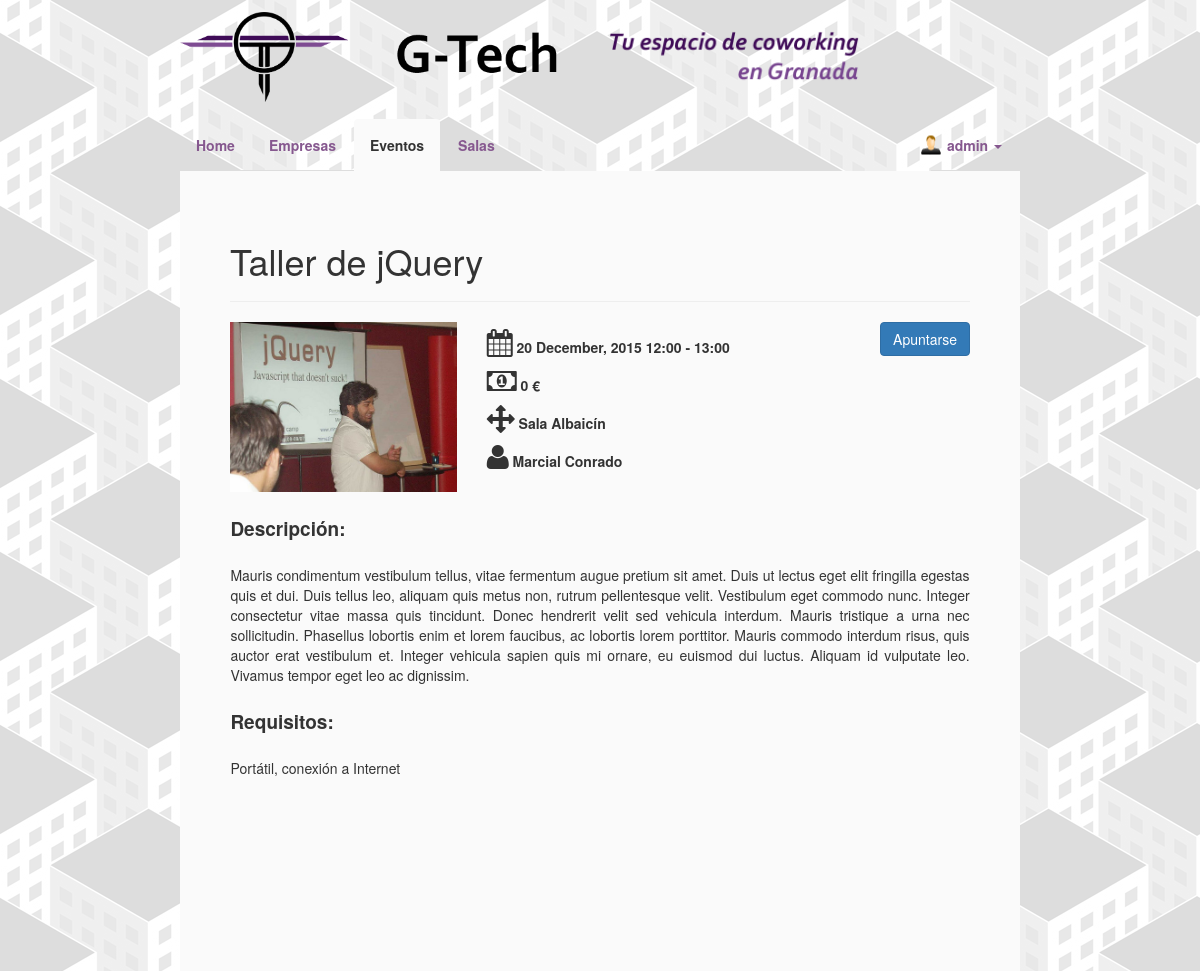
Screenshot of /G-Tech/evento.php?i=13 (signed in) with the database file from the repository.
### tables this page shows
CREATE TABLE IF NOT EXISTS `usuario` (
  `id` int(11) NOT NULL,
  `login` varchar(45) NOT NULL,
  `pass` varchar(45) NOT NULL,
  `email` varchar(45) NOT NULL,
  `nombre` varchar(45) NOT NULL,
  `telefono` varchar(45) DEFAULT NULL,
  `sexo` varchar(45) DEFAULT NULL,
  `pais` varchar(45) DEFAULT NULL,
  `localidad` varchar(45) DEFAULT NULL,
  `direccion` varchar(45) DEFAULT NULL,
  `codigoPostal` varchar(45) DEFAULT NULL,
  `imagen` varchar(45) NOT NULL
);

CREATE TABLE IF NOT EXISTS `evento` (
  `id` int(11) NOT NULL,
  `nombre` varchar(45) NOT NULL,
  `fechaInicio` datetime NOT NULL,
  `fechaFin` datetime NOT NULL,
  `precio` float NOT NULL,
  `plazas` int(11) NOT NULL,
  `descripcion` text NOT NULL,
  `requisitos` text NOT NULL,
  `imagen` varchar(45) NOT NULL,
  `sala` int(11) DEFAULT NULL,
  `empresa` int(11) DEFAULT NULL,
  `usuario` int(11) DEFAULT NULL,
  `promocion` int(11) NOT NULL DEFAULT '0',
  `baja` tinyint(1) NOT NULL DEFAULT '0'
);

### G-Tech/evento.php (the view, shortened to what this page needs)
<?php include 'header.php'; ?>
<section>
<?php
  $conn = dbConnect();
  $idEvento = $_GET['i'];
  $sql = "SELECT * FROM Evento WHERE Evento.id = '$idEvento';";
  $resultado = mysqli_query($conn, $sql);
  while ($eventos = mysqli_fetch_assoc($resultado)) {
    $idAlquiler = $eventos['sala'];
    $sql4 = "SELECT nombre FROM alquiler,sala WHERE alquiler.sala = sala.id AND alquiler.id= $idAlquiler;";
    $resultado4 = mysqli_query($conn, $sql4);
    if($resultado4){
      $nombreSala = mysqli_fetch_assoc($resultado4);
    }else{
      $nombreSala = '';
    }
    echo '<h1>';
    echo $eventos['nombre'];
    echo '<hr></h1>';
		echo '<article>';
    echo '<div class="eventos row">';
    echo '<div class="col-md-4 col-lg-4">';
    echo '<img class="logoEventoDetallado" src="';
    echo $eventos['imagen'];
    echo '">';
    echo '</div>';
    echo '<div class="col-md-6 col-lg-6">';
    echo '<p class="fechaEventoDetallado">';
    echo '<i class="fa fa-2x fa-calendar iconoEventoDetallado"></i>';
    $fechaInicio = explode(" ", $eventos['fechaInicio']);
    $fechaFin = explode(" ", $eventos['fechaFin']);
    $fecha = strtotime($eventos['fechaInicio']);
    $fecha2 = strtotime($eventos['fechaFin']);
    if(strtotime($fechaInicio[0])==strtotime($fechaFin[0])){
      echo ' '.date('j F, Y H:i', $fecha);
      echo ' - '.date('H:i', $fecha2);
    }else{
      echo ' '.date('j F, Y', $fecha);
      echo ' - '.date('j F, Y', $fecha2);
    }
    echo '</p>';
    echo '<p class="precioEventoDetallado">';
    echo '<i class="fa fa-2x fa-money iconoEventoDetallado"></i>';
    echo ' '.$eventos['precio'].' €';
    echo '</p>';
    echo '<p class="salaEventoDetallado"><i class="fa fa-2x fa-arrows iconoEventoDetallado"></i>';
    if($nombreSala==''){
      echo ' Ninguna sala asignada';
    }else{
      echo ' Sala '.$nombreSala['nombre'];
    }
    echo '</p>';
    echo '<p class="organizadorEventoDetallado">';
    $empresa = 0;
    if($eventos['empresa']!=''){
      $empresa = 1;
      $organiza = $eventos['empresa'];
      $sql2 = "SELECT Empresa.nombre, Empresa.representante FROM Empresa WHERE Empresa.id = '$organiza';";
      $resultado2 = mysqli_query($conn, $sql2);
      $nombreEmpresa = mysqli_fetch_assoc($resultado2);
      echo '<i class="fa fa-2x fa-university iconoEventoDetallado"></i>';
      echo ' '.$nombreEmpresa['nombre'];
      $representante = $nombreEmpresa['representante'];
    }else if($eventos['usuario']!=''){
      $organiza = $eventos['usuario'];
      $sql2 = "SELECT Usuario.nombre FROM Usuario WHERE Usuario.id = '$organiza';";
      $resultado2 = mysqli_query($conn, $sql2);
      $nombreUsuario = mysqli_fetch_assoc($resultado2);
      echo '<i class="fa fa-2x fa-user iconoEventoDetallado"></i>';
      echo ' '.$nombreUsuario['nombre'];
    }
    echo '</p>';
    echo '</div>';
    echo '<div class="col-md-2 col-lg-2">';
    if($eventos['baja']==0){
      if(isset($_SESSION['id'])) {
        if($empresa==0 && $organiza!=$_SESSION['id']) {
          $login = $_SESSION['id'];
          $sql3 = "SELECT * FROM Asistencia WHERE Asistencia.usuario = '$login' AND Asistencia.evento = '$idEvento';";
          $resultado3 = mysqli_query($conn, $sql3);
          $asiste = mysqli_num_rows($resultado3);
          $sql4 = "SELECT COUNT(*) AS usuariosApuntados FROM Asistencia WHERE Asistencia.evento = $idEvento;";
          $resultado4 = mysqli_query($conn, $sql4);
          $totalUsuariosApuntados = mysqli_fetch_assoc($resultado4);
          if($eventos['plazas']<=$totalUsuariosApuntados['usuariosApuntados']){
            echo '<input type="button" id="apuntarEvento" class="btn btn-danger btnApuntarseEvento" value="No hay plazas" disabled>';
          }else if($asiste>0){
            echo '<input type="button" id="apuntarEvento" onClick="DesapuntarEvento('.$idEvento.')" class="btn btn-danger btnApuntarseEvento" value="Desapuntarse">';
          }else{
            echo '<input type="button" id="apuntarEvento" onClick="ApuntarEvento('.$idEvento.')" class="btn btn-primary btnApuntarseEvento" value="Apuntarse">';
          }
        }else if($empresa==1){
          if($representante!=$_SESSION['id']){
            $login = $_SESSION['id'];
            $sql3 = "SELECT * FROM Asistencia WHERE Asistencia.usuario = '$login' AND Asistencia.evento = '$idEvento';";
            $resultado3 = mysqli_query($conn, $sql3);
            $asiste = mysqli_num_rows($resultado3);
            $sql4 = "SELECT COUNT(*) AS usuariosApuntados FROM Asistencia WHERE Asistencia.evento = $idEvento;";
            $resultado4 = mysqli_query($conn, $sql4);
            $totalUsuariosApuntados = mysqli_fetch_assoc($resultado4);
            if($eventos['plazas']<=$totalUsuariosApuntados['usuariosApuntados']){
              echo '<input type="button" id="apuntarEvento" class="btn btn-danger btnApuntarseEvento" value="No hay plazas" disabled>';
            }else if($asiste>0){
              echo '<input type="button" id="apuntarEvento" onClick="DesapuntarEvento('.$idEvento.')" class="btn btn-danger btnApuntarseEvento" value="Desapuntarse">';
            }else{
              echo '<input type="button" id="apuntarEvento" onClick="ApuntarEvento('.$idEvento.')" class="btn btn-primary btnApuntarseEvento" value="Apuntarse">';
            }
          }
        }
      }
    }
    echo '</div>';
    echo '</div>';
    echo '<div class="row">';
    echo '<p class="descripcionEventoDetallado etiquetaEventoDetallado">Descripción:</p>';
    echo '<p class="descripcionEventoDetallado">';
    echo $eventos['descripcion'];
    echo '</p>';
    echo '<p class="descripcionEventoDetallado etiquetaEventoDetallado">Requisitos:</p>';
    echo '<p class="descripcionEventoDetallado">';
    echo $eventos['requisitos'];
    echo '</p>';
    echo '</div>';
    }
?>
</article>
</section>

### G-Tech/header.php (shortened to what this page needs)
<html lang="es">
<head>
<?php
$conn = dbConnect();
if(isset($_SESSION['id'])){
	$login = $_SESSION['login'];
}
?>
<link href="assets/css/bootstrap.min.css" rel="stylesheet"/>
<link href="assets/css/style.css" rel="stylesheet"/>
<link href="assets/css/animate.css" rel="stylesheet"/>
<link href="assets/css/stacktable.css" rel="stylesheet"/>
<link href="assets/css/bootstrap-datepicker3.min.css" rel="stylesheet"/>
<link rel="stylesheet" href="assets/font-awesome/css/font-awesome.min.css" type="text/css">
</head>
<body id="divPrincipal">
<header>
<div class="header" id="logos">
<a href="index.php"><img id="logo" src="assets/img/logo.png" alt="Inicio"></a>
	<img class="gtech" src="assets/img/header1.png">
	<img class="coworking" src="assets/img/header2.png">
</div>
</header>
<nav class="navbar navbar-default">
  <div class="container-fluid">
    <div class="collapse navbar-collapse" id="bs-example-navbar-collapse-1">
      <ul class="nav navbar-nav nav-tabs">
					<li role="presentation" id="inicio"><a href="index.php">Home</a></li>
					<li role="presentation" id="empresas"><a href="empresas.php">Empresas</a></li>
					<li role="presentation" id="eventos"><a href="eventos.php">Eventos</a></li>
					<li role="presentation" id="salas"><a href="salas.php">Salas</a></li>
			</ul>
				<ul class="nav navbar-nav nav-tabs navbar-right">
					<?php if(!empty($_SESSION['login'])){
						$id = $_SESSION['id'];
						$sql3 = "SELECT Usuario.imagen FROM Usuario WHERE Usuario.id = $id;";
						$resImagen = mysqli_query($conn, $sql3);
						$imagen = mysqli_fetch_assoc($resImagen);
						$fotoHeader = $imagen['imagen'];
						echo '<li class="dropdown">';
	          echo '<a href="#" class="dropdown-toggle" data-toggle="dropdown" role="button" aria-haspopup="true" aria-expanded="false">
							<div class="fotoHeader"><img class="portrait" src="'.$fotoHeader.'"></div>'
							.$login.' <span class="caret"></span></a>';
	          echo '</li>';
					}else{
						echo '<li role="presentation" id="identificar" class="nav-right"><a href="inicioSesion.php">Identifícate</a></li>';
					}
					?>
			</ul>
    </div>
  </div>
</nav>

### G-Tech/assets/css/style.css (style rules this page uses)
#logo { min-width: 150px; width: 20%; }
#logos { margin-bottom: 2%; }
#divPrincipal { display: block; margin: 0 auto; width: 70%; margin-top: 1%; }
html { background-image: url(../img/fondo.png) !important; background-repeat: repeat-x repeat-y !important; }
body { background-color: transparent; }
header { background-color:transparent !important; }
nav { background-color:transparent !important; font-weight: bold; }
.navbar { border: 0 !important; margin: 0 !important; }
.navbar-default .navbar-nav > li > a { color: #86588F !important; }
.navbar-collapse, .navbar-default { border-color: transparent; padding: 0 !important; width: 100%; }
.container-fluid > .navbar-collapse { margin: 0 !important; overflow: hidden; }
.container-fluid { margin: 0 !important; padding: 0 15 0 0 !important; }
section { padding: 50; height: auto; min-height: 800px; background-color: #FAFAFA; }
article { text-align: justify; }
.nav-tabs > li.active > a { background-color: #FAFAFA !important; color: inherit !important; border-color: transparent; }
.nav-tabs > li > a { color: #86588F !important; }
.gtech { margin-left: 5%; width: 20%; }
.coworking { margin-left: 5%; width: 30%; }
.empresas, .eventos { margin-bottom: 0; }
.fotoHeader { float: left; position: absolute !important; margin-left: -30%; width: 20px !important; height: 20px !important; overflow: hidden !important; }
.fotoHeader img { position: absolute !important; left: 50% !important; top: 50% !important; height: 100% !important; width: auto !important; -webkit-transform: translate(-50%,-50%) !important; -ms-transform: translate(-50%,-50%) !important; transform: translate(-50%,-50%) !important; }
.fotoHeader img.portrait { width: 100% !important; height: auto !important; }
.logoEventoDetallado { width: 100%; }
.fechaEventoDetallado, .precioEventoDetallado, .salaEventoDetallado, .organizadorEventoDetallado, .etiquetaEventoDetallado { font-weight: bold; margin-top: 2%; }
.etiquetaEventoDetallado { font-size: 19px; }
.descripcionEventoDetallado { margin-left: 2%; margin-right: 2%; margin-top: 3%; text-align: justify; }
.btnApuntarseEvento { float:right; }

### rows the page displays
usuario: imagen (placeholder picture)
evento: nombre "Taller de jQuery", imagen (picture), fechaInicio "20 December, 2015 12:00", fechaFin "13:00", precio "0", nombre "Albaicín", usuario.nombre "Marcial Conrado", descripcion "Mauris condimentum vestibulum tellus, vitae fermentum augue pretium sit amet. Duis ut lectus eget elit fringilla egestas quis et dui. Duis tellus leo, aliquam quis metus non, rutrum pellentesque velit. Vestibulum eget commodo nunc. Integer consectetur vitae massa quis tincidunt. Donec hendrerit velit sed vehicula interdum. Mauris tristique a urna nec sollicitudin. Phasellus lobortis enim et lorem faucibus, ac lobortis lorem porttitor. Mauris commodo interdum risus, quis auctor erat vestibulum et. Integer vehicula sapien quis mi ornare, eu euismod dui luctus. Aliquam id vulputate leo. Vivamus tempor eget leo ac dignissim.", requisitos "Portátil, conexión a Internet"

### other values shown
$login "admin"
